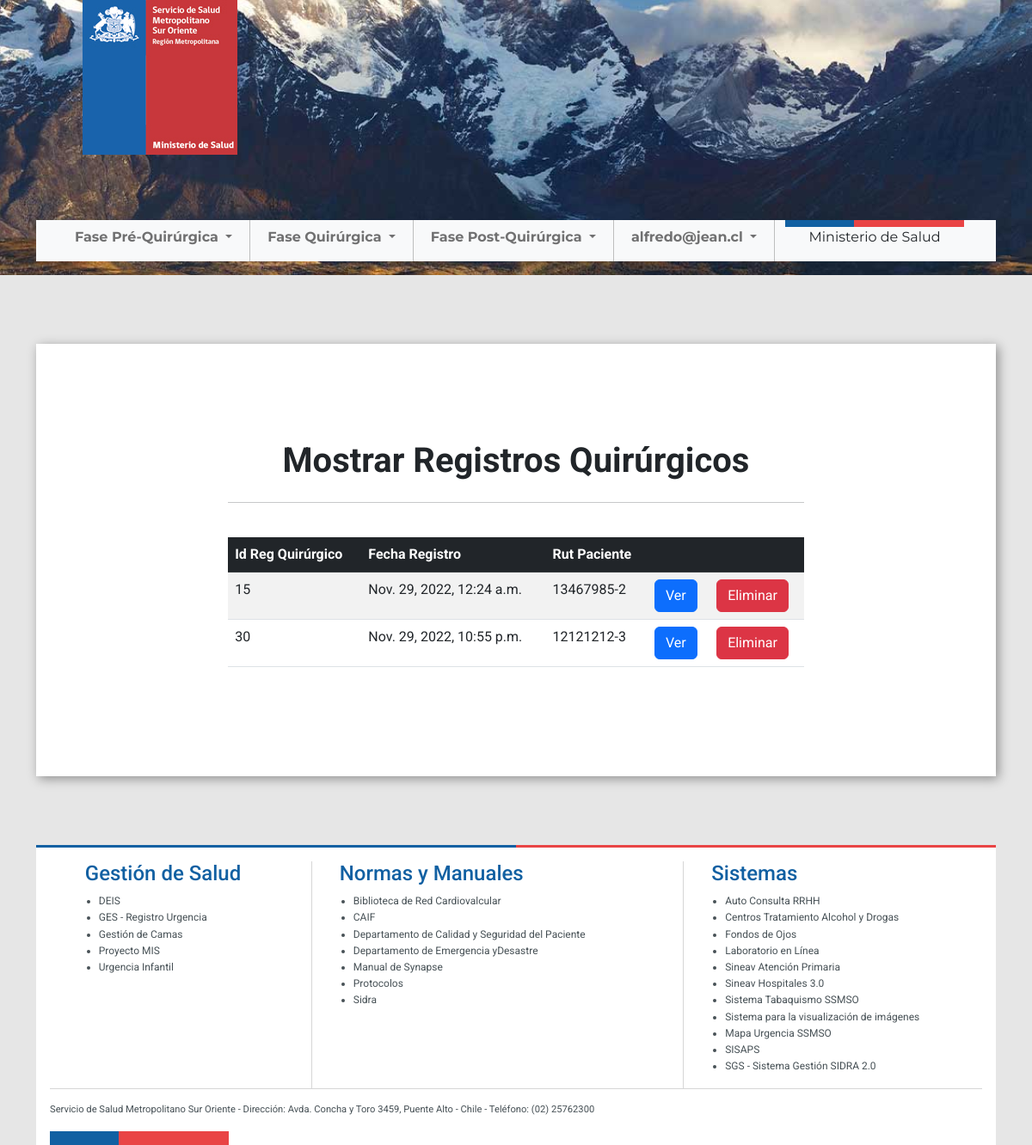
Page /mostrarTodo.html/ (signed in) on the committed database.
### app/models.py (models this page shows, shortened)
class Usuario (models.Model):
    userRut = models.CharField(primary_key=True, max_length=10, verbose_name='Rut Usuario')
    userNombres = models.CharField(max_length=100, verbose_name='Nombres Usuario')
    userApellidos = models.CharField(max_length=100, verbose_name='Apellidos Usuario')
    userCorreo = models.CharField(max_length=50, verbose_name='Correo Usuario')
    userPassword = models.CharField(max_length=50, verbose_name='Contraseña Usuario')
    user = models.OneToOneField(User, on_delete=models.CASCADE, default="")

class RegQuirurgico (models.Model):
    regQuiId = models.BigAutoField(primary_key=True, verbose_name='Id  Registro de Quirúrgico')
    regQuiFecha = models.DateTimeField(default=django.utils.timezone.now, verbose_name='Fecha Registro de Quirúrgico')
    regQuiRec = models.OneToOneField(RegRecepcion, on_delete=models.CASCADE)
    regQuiInter = models.OneToOneField(InfIntervencion, on_delete=models.CASCADE, blank=True, null=True)
    regQuiTras = models.OneToOneField(InfTraslado, on_delete=models.CASCADE)

class RegRecepcion (models.Model):
    regRecepId = models.BigAutoField(primary_key=True, verbose_name='Id  Registro de Recepción')
    regRecepFecha = models.DateTimeField(default=django.utils.timezone.now, verbose_name='Fecha Registro de Recepción')
    regRecepPac = models.OneToOneField(Paciente, on_delete=models.CASCADE)

class Paciente (models.Model):
    paRut = models.CharField(primary_key=True, max_length=10, verbose_name='Rut Paciente')
    paNombres = models.CharField(max_length=100, verbose_name='Nombres Paciente')
    paApellidos = models.CharField(max_length=100 ,verbose_name='Apellidos Paciente')
    paCorreoEmerg = models.CharField(max_length=50, verbose_name='Correo Emergencia Paciente')
    paCirugia = models.ForeignKey(Cirugia, on_delete=models.CASCADE)
    paAlergias = models.CharField(max_length=100, blank=True, default="", verbose_name='Alergias Paciente')
    paCirugiasAnteriores = models.CharField(max_length=250, blank=True, default="", verbose_name='Cirugia Anteriores Paciente')

### app/views.py (the view)
# urls.py: path('mostrarTodo.html/', mostrarTodo ,name="mostrarTodo"),
def mostrarTodo(request):
    reg = models.RegQuirurgico.objects.all()
    context = {
        'reg': reg
    }
    return render(request, 'ssmso/mostrarTodo.html', context)

### app/templates/ssmso/mostrarTodo.html (shortened to what this page needs)
<!DOCTYPE html>
<html lang="es">
{% load static %}
<head>
    {% include './default/head.html' %}
</head>
<body>
    {% load static %}
    {% include './default/header.html' %}
    <div class="container">
        <div class="body-bg">
            <div class="row">
                <div class="col centrar"><h1><b>Mostrar Registros Quirúrgicos</b></h1></div>
            </div>
            <hr><br>
            <div class="table-responsive">
                <table class="table table-striped">
                    <thead class="table-dark">
                        <tr>
                            <th>Id Reg Quirúrgico</th>
                            <th>Fecha Registro</th>
                            <th>Rut Paciente</th>
                            <th></th>
                            <th></th>
                        </tr>
                    </thead>
                    <tbody>
                        {% if reg %}
                            {% for r in reg %}
                            <tr>
                                <td>{{ r.regQuiId }}</td>
                                <td>{{ r.regQuiFecha }}</td>
                                <td>{{ r.regQuiRec.regRecepPac.paRut }}</td>
                                <td><a href="{% url 'verReg' r.regQuiId%}" class="btn btn-primary">Ver</a></td>
                                <td><a href="#" onclick="eliminar({{r.regQuiId}})" class="btn btn-danger">Eliminar</a></td>
                            </tr>
                            {% endfor %}
                        {% else %}
                            <tr>
                                <td colspan="4">
                                    <div class="alert alert-danger text-center">Registros Quirúrgicos</div>
                                </td>
                            </tr>
                        {% endif %}
                    </tbody>
                </table>
            </div>
        </div>
    </div>
    {% include './default/footer.html' %}
</body>
</html>

### app/templates/ssmso/default/header.html (shortened to what this page needs)
<header>
    {% load static %}
    <div class="container">
        <div class="imggb">
            <a href="{% url 'index' %}">
                <img src="{% static '/ssmso/img/logo.png' %}">
            </a>
        </div>
    </div>
    <div class="container main-navbar">
        <div class="navbarhome sticky-bottom">
            <nav class="navbar navbar-expand-lg bg-light ">
                <div class="container">
                    <div class="collapse navbar-collapse" id="navbarNavDropdown" >
                        <ul class="navbar-nav">
                            <div class="row" >
                                <div class="col">
                                    <li class="nav-item dropdown">
                                        <a class="nav-link dropdown-toggle " href="#" role="button" data-bs-toggle="dropdown" aria-expanded="false" >
                                            <b> Fase Pré-Quirúrgica</b>
                                        </a>
                                    </li>
                                </div>
                                <div class="col">
                                    <li class="nav-item dropdown">
                                        <a class="nav-link dropdown-toggle " href="#" role="button" data-bs-toggle="dropdown" aria-expanded="false" >
                                            <b>Fase Quirúrgica</b>
                                        </a>
                                    </li>
                                </div>
                                <div class="col">
                                    <li class="nav-item dropdown">
                                        <a class="nav-link dropdown-toggle " href="#" role="button" data-bs-toggle="dropdown" aria-expanded="false" >
                                           <b> Fase Post-Quirúrgica</b>
                                        </a>
                                    </li>
                                </div>
                                <div class="col">
                                    {% if user.is_authenticated %}
                                        <li class="nav-item dropdown">
                                            <a class="nav-link dropdown-toggle " href="#" role="button" data-bs-toggle="dropdown" aria-expanded="false" >
                                                <b>{{ user.usuario.userCorreo }}</b>
                                            </a>
                                        </li>
                                    {% else %}
                                        <a class="nav-link " href="{% url 'login' %}">
                                            <b> Inicio de Sesión</b>
                                        </a>
                                    {% endif %}
                                </div>
                                <div class="col" style="border:0">
                                    <div class="nav-mini-logo-min"><span class="azul"></span><span class="rojo"></span></div>
                                    <p class="min" style="width: 100% ;text-align: center;">Ministerio de Salud</p>
                                </div>
                            </div>
                        </ul>
                    </div>
                </div>
            </nav>
        </div>
    </div>
</header>

### app/static/ssmso/css/main.css (style rules this page uses)
body { margin: 0; background-color: #E6E6E6; font-family: 'Roboto', sans-serif; }
header { background-image: url(../img/bg.png); width:100%; height: 20rem; }
.navbar-collapse { justify-content: center; }
.navbar .col { border-right: 1px solid rgb(190, 190, 190); }
.main-navbar { padding-top: 16rem; font-family: 'Montserrat', sans-serif; text-align: center; width: auto; }
.navbar { padding: 0; }
.imggb { position: absolute; width: auto; height:auto; left: 6rem; top: 0px; }
.nav-mini-logo-min { display: flex; align-items: center; margin: 0 ; }
.nav-mini-logo-min > .azul { height: .5rem; }
.nav-mini-logo-min > .rojo { height: .5rem; }
.azul { background-color: #1160A2; width: 5rem; height: 1rem; }
.rojo { background-color: #E94445; width: 8rem; height: 1rem; }
.body-bg { background-color: white; padding: 10% 20% 10% 20%; margin-top: 5rem; margin-bottom: 5rem; -webkit-box-shadow: 3px 3px 12px 0px rgba(0,0,0,0.38); box-shadow: 3px 3px 12px 0px rgba(0,0,0,0.38); }
.centrar { text-align: center; }

### rows in the picture
RegQuirurgico: regQuiId "15", regQuiFecha "Nov. 29, 2022, 12:24 a.m.", regQuiRec.regRecepPac.paRut "13467985-2"
RegQuirurgico: regQuiId "30", regQuiFecha "Nov. 29, 2022, 10:55 p.m.", regQuiRec.regRecepPac.paRut "12121212-3"

### other values in the picture
{{ user.usuario.userCorreo }} "alfredo@jean.cl"
